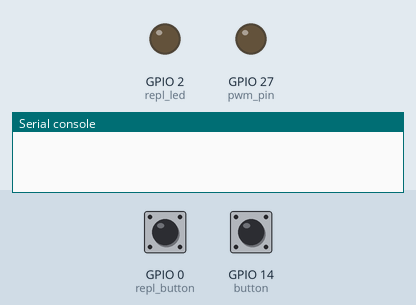
Recording of a program running on a simulated ESP32 board running MicroPython. On the bench: output pins drawn as LEDs (lit = HIGH), the last lines printed to the serial console. The test bench sets the inputs (shaded band); at power-on: GPIO 14 (button) HIGH, GPIO 0 (repl_button) HIGH. At 8.5 s the program stops and its outputs stay as they are.

Above: at 1.2 s.
1.3 s: GPIO 14 (button) pulled LOW for 1 s
At 1.45 s:
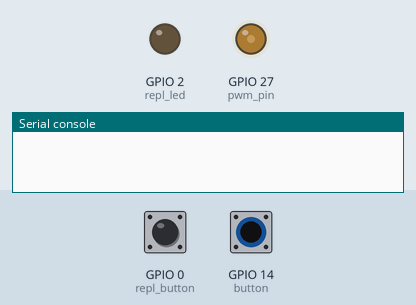
At 2.05 s:
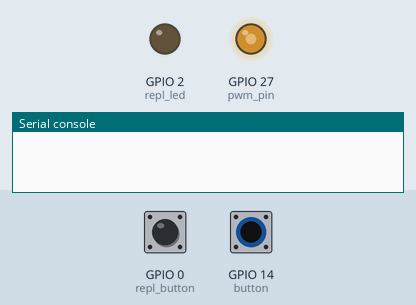
3.8 s: GPIO 14 (button) pulled LOW for 3.2 s
8.5 s: GPIO 0 (repl_button) pulled LOW for 0.15 s
At 8.8 s:
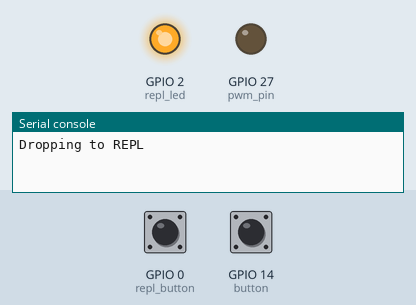
Timing chart, 0 to 10.0 s (numbered marks = the images above; inputs shaded):
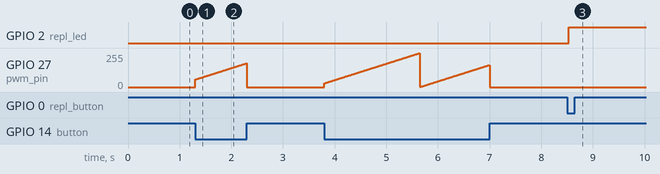

Measured:
- after the input at 1.3 s, GPIO 27 (pwm_pin): rises from 0/255 to 178/255 in 0.99 s, then falls to 0/255 in 0.01 s
- after the input at 8.5 s, GPIO 2 (repl_led): LOW → HIGH at once

The program:

PWM.py
```python
#https://learn.sparkfun.com/tutorials/micropython-programming-tutorial-getting-started-with-the-esp32-thing/all
#Funkt
#UNO 32
"""PWM
"""

import machine
import sys
import utime

# Pin definitions
repl_button = machine.Pin(0, machine.Pin.IN, machine.Pin.PULL_UP)
repl_led = machine.Pin(2, machine.Pin.OUT)
button = machine.Pin(14, machine.Pin.IN, machine.Pin.PULL_UP)
pwm_pin = machine.Pin(27, machine.Pin.OUT)

# Create a PWM object out of our pin object
pwm = machine.PWM(pwm_pin)

# Slowly fade LED brightness
while True:

    # If button 0 is pressed, turn on LED and drop to REPL
    if repl_button.value() == 0:
        print("Dropping to REPL")
        repl_led.value(1)
        sys.exit()

    # Increase brightness of LED if button is held
    for i in range(1024):
        if button.value() == 0:
            pwm.duty(i)
            utime.sleep_ms(2)
        else:
            pwm.duty(0)
```
